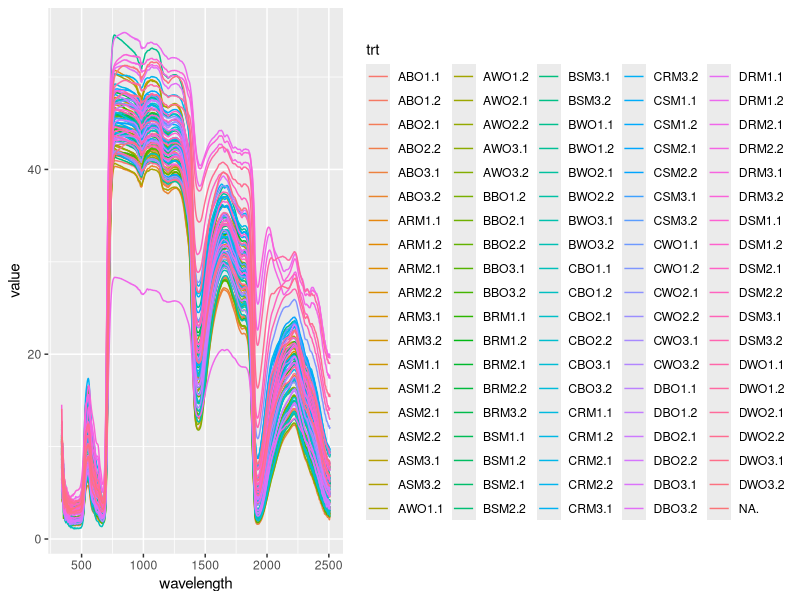

The R script that drew this image:
setwd("C:/Desktop/Spec2025/SPEC_School/spec_school_2025/MLBS_2025_spectra")
specs<-read.csv("MLBS2025_SPEC_School_spectra_final.csv")

#calculate indices
#split into groups
library(ggplot2)
library(tidyverse)

specs2<-pivot_longer(specs, cols=3:97 ,names_to="trt", values_to="value")

ggplot(data=specs2, aes(x=wavelength, y=value, color=trt))+geom_line()

timestep<-substr(specs2$trt, start=1, stop=1)
species<-substr(specs2$trt, start=2, stop=3)
individual<-substr(specs2$trt, start=4, stop=4)
temp<-substr(specs2$trt, start=6, stop=6)
specs2<-mutate(specs2, timestep=timestep, species=species, individual=individual, temp=temp)

?substr
?mutate

getwd()
write.csv(specs2, "facet_spectra.csv")

